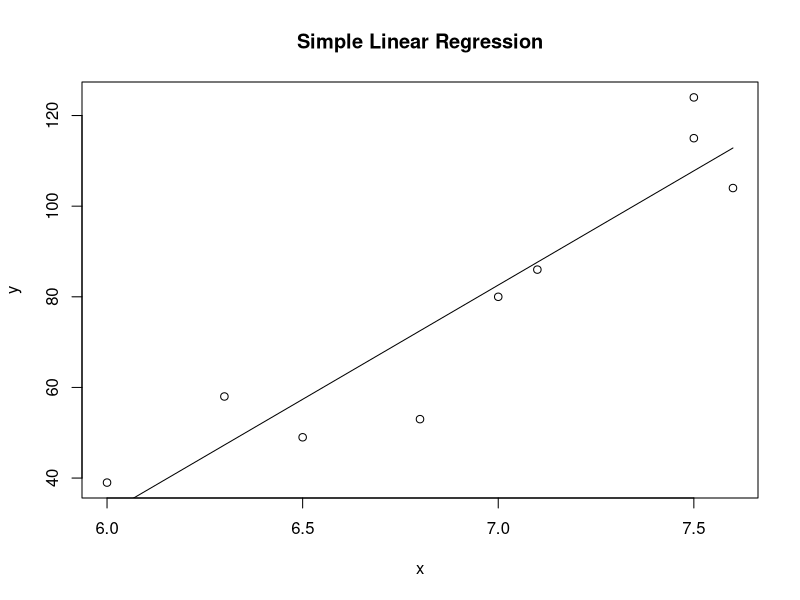

R code for this plot:
#-------------------------------------------------------------------
#  SIMPLE REGRESSION 
#-------------------------------------------------------------------
x<-c(6,6.3,6.5,6.8,7,7.1,7.5,7.5,7.6)
y<-c(39,58,49,53,80,86,115,124,104)
plot(x,y,main="Simple Linear Regression")

Sxy = sum((x-mean(x))*(y-mean(y))) # mean(x) is \bar{x}
Sxx = sum((x-mean(x))^2)

beta1hat = Sxy/Sxx
beta0hat = mean(y) - beta1hat*mean(x)

beta0hat
beta1hat

yhat = beta0hat+beta1hat*x
SSE = sum((y-yhat)^2)
n = length(y)

SST = sum((y-mean(y))^2)
SSR = SST - SSE

R2 = SSR/SST
R2

  
stdError = sqrt((SSE/(n-2))/Sxx)
stdError
tstat = beta1hat/stdError
tstat
2*pt(tstat, df=n-2, lower.tail = FALSE)


# use the R package 
lm.out<-lm(y~x)
lm.out
summary(lm.out)
lines(x,fitted(lm.out))
anova(lm.out)



